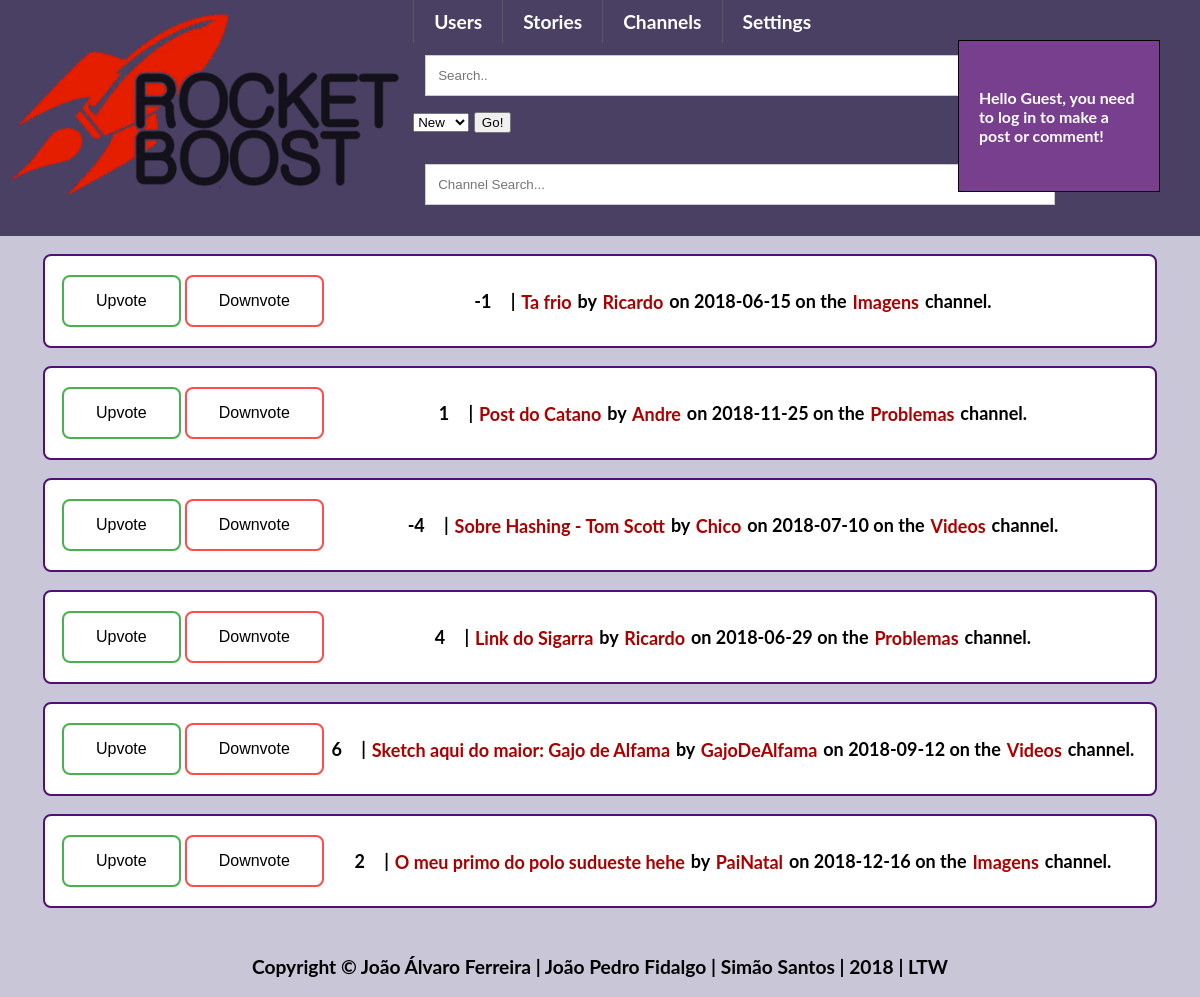
/pages/frontpage.php?sort=comments, run on an earlier commit of the app's database.
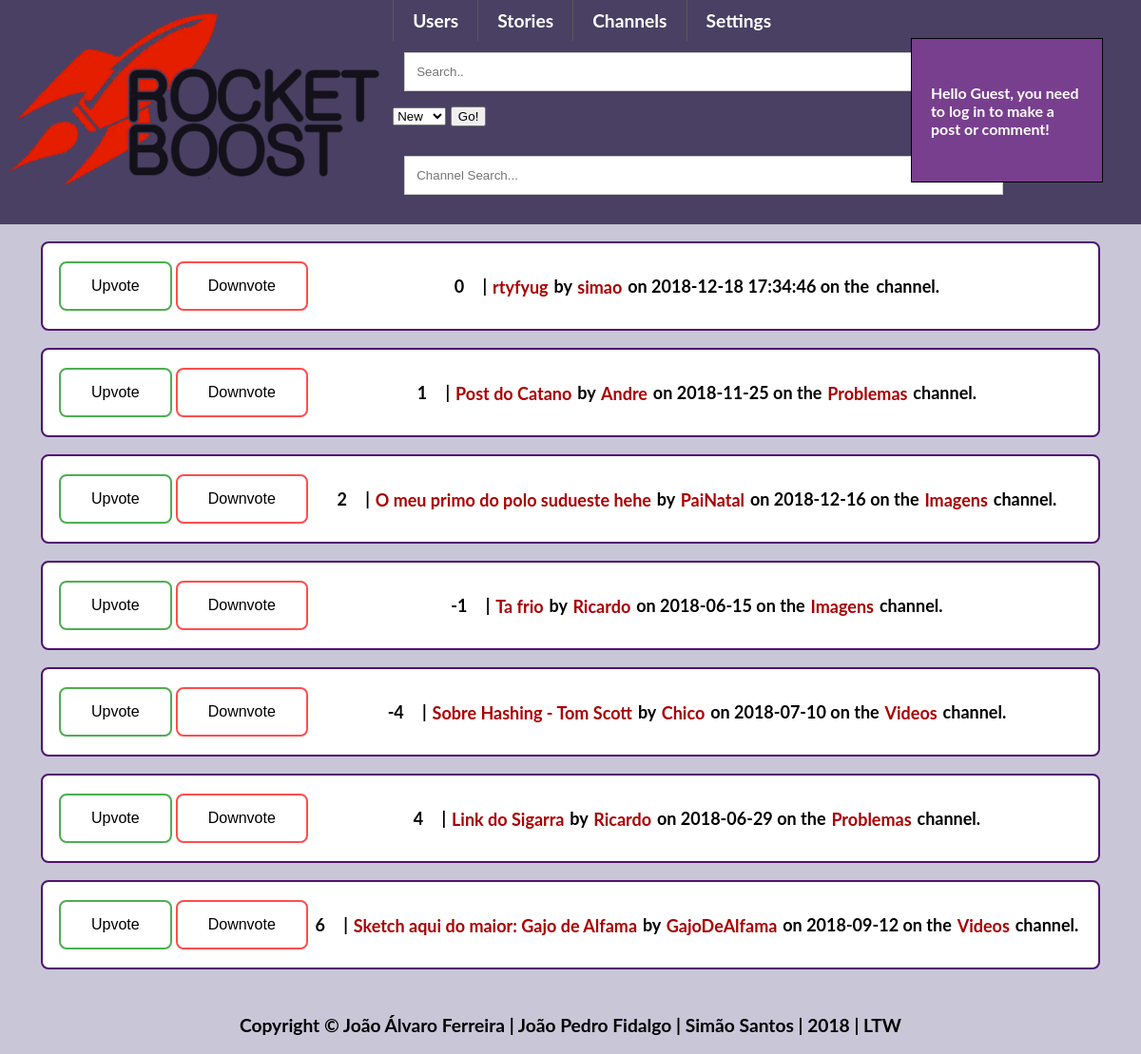
And on a later commit of the database.
### tables this page shows
CREATE TABLE posts
(
    postID INTEGER UNIQUE NOT NULL PRIMARY KEY,
    title VARCHAR NOT NULL,
    content VARCHAR,
    type VARCHAR,
    dateWritten DATETIME,
    username INTEGER REFERENCES users Not NULL,
    channel VARCHAR NOT NULL
);

### templates/post.php (called while the page is built, shortened)
<?php
include_once "../templates/default.php";
?>
  <?php if(isset($_SESSION['username']))
function getVotesPost($id){
    $db = Database::getInstance()->db();
    $stmt = $db->prepare('SELECT * FROM postvotes WHERE postID = ?');
    $stmt->execute(array($id));
    $result = $stmt->fetchAll();
    $votes = 0;
    foreach ($result as $row) {
    if($row['positive'] == 1)
        $votes = $votes+1;
    else $votes = $votes - 1;
    }
    return $votes;
}
function getCommentsPost($id){
    $db = Database::getInstance()->db();
    $stmt = $db->prepare('SELECT * FROM comments WHERE postID = ?');
    $stmt->execute(array($id));
    $result = $stmt->fetchAll();
    return count($result);
}
?>

### pages/frontpage.php (the view, shortened to what this page needs)
<?php
include_once "../templates/default.php";
include_once "../templates/post.php";
draw_header();
draw_posts();
draw_floating_menu();
draw_footer();
function cmpComments($a, $b)
{
    if (getCommentsPost($a['postID']) == getCommentsPost($b['postID'])) {
        return 0;
    }
    return (getCommentsPost($a['postID']) > getCommentsPost($b['postID'])) ? -1 : 1;
}
function draw_posts(){
    $sortType = "points";
if(isset($_GET['sort']))
    $sortType = htmlspecialchars($_GET['sort']);
    $db = Database::getInstance()->db();
    $stmt = $db->prepare('SELECT * FROM posts');
    $stmt->execute();
    $result = $stmt->fetchAll();
    if($sortType == "points")
    usort($result, "cmpPoints");
    else if($sortType == "new")
    usort($result, "cmpDate");
    else if($sortType == "comments")
    usort($result, "cmpComments");
    foreach ($result as $row) {
    $votes = getVotesPost($row['postID']);?>
    <div id="postlist">
        <div class="votes_frontpage">
            <input type="button" value="Upvote">
            <input type="button" value="Downvote">
        </div>
        <div id="post_info">
            <span id="votes"><?php echo $votes?></span>
            <span class="separator"> | </span>
            <a href = "../pages/viewPost.php?id=<?php echo $row['postID']?>"><?php echo $row['title']?></a>
            <span class="separator">by</span>
            <a href = "../pages/viewProfile.php?username=<?php echo $row['username']?>"><?php echo $row['username'];?></a>
            <span class="separator">on</span>
            <?php echo $row['dateWritten']?>
            <span class="separator">on the </span>
             <a href = "../pages/channel.php?id=<?php echo $row['channel']?>"><?php echo $row['channel'];?></a>
            <span class="channel">channel.</span>
        </div>
    </div>
<?php
    }
}
?>

### templates/default.php (shortened to what this page needs)
<?php function draw_header() {
?>
<!DOCTYPE html>
<html lang="en-US">
<head>
    <link href="../css/style.css" rel="stylesheet">
</head>
<body>
    <header id="logo_tabmenu">
   <div id="logo"><a href="../pages/frontpage.php"><img src="images/logo.png" alt="A rocket, site icon"></a></div>
    <nav class="nav">
    <ul>
        <li>
            <a href="#">Users</a>
            </li>
        <li>
            <a href="#">Stories</a>
        </li>
        <li>
            <a href="../pages/viewChannels.php">Channels</a>
        </li>
        <li>
            <a href="#">Settings</a>
        </li>
    </ul>
        <div class="search-container">
    <form action="../pages/search.php">
      <input type="text" placeholder="Search.." name="search">
        <select name="Sort">
    <option value="new">New</option>
  </select>
      <button type="submit">Go!</button>
    </form>
  </div>
        <form>
<input type="text" size="30" placeholder="Channel Search..." onkeyup="draw_channel_search(this.value)">
</form>
</nav>
    </header>
<?php } ?>
<?php function draw_floating_menu() {
?>
       <div id="floatingmenu"><div id ="floatingmenuheader"><h5>Hello <?php if (isset($_SESSION['username']))
    echo $_SESSION['username'];
           else echo "Guest, you need to log in to make a post or comment";?>!</h5>
           </div>
        </div>
<?php }
function draw_footer() { ?>
<div class="footer">
  <p>Copyright &#169; João Álvaro Ferreira | João Pedro Fidalgo | Simão Santos | 2018 | LTW</p>
</div>
<?php
}
?>

### css/style.css (style rules this page uses)
body { margin: 0 auto; --bg-color: #C8C6D7; --main-color: #783F8E; --dark-color: #4F1271; --light-color: #4A4063; background-color: var(--bg-color); font-weight: 700; font-size: 14px; font-size: 120%; font-family: Lato, Arial, sans-serif; transition: box-shadow .2s cubic-bezier(.4,0,1,1),background .2s cubic-bezier(.4,0,.2,1),color .2s cubic-bezier(.4,0,.2,1); }
a:link { position: relative; text-decoration: none; -webkit-transition: all 1s linear; color: #aa0000; padding: 1.5px; -webkit-transition: all 1s linear; }
#logo_tabmenu { background: var(--light-color); display: grid; grid-template-columns: 0.6fr 2fr; }
#logo { padding: 0.5em; }
.footer { position: absolute; margin-top: 0.5em; margin-bottom: 0.5em; width: 100%; color: black; text-align: center; }
.nav ul { *zoom:1; list-style:none; margin:0; padding:0; }
.nav ul:before,.nav ul:after { content:""; display:table; }
.nav ul:after { clear:both; }
.nav ul > li { float:left; position:relative; }
.nav a { display:block; padding:10px 20px; line-height:1.2em; color:#fff; border-left:1px solid #595959; }
input[type=text], input[type=password] { width: 80%; padding: 12px 12px; margin: 12px 12px; display: inline-block; border: 1px solid #ccc; box-sizing: border-box; }
#postlist { display: flex; background-color: white; border: 2px solid var(--dark-color); border-radius: 8px; width: 90%; padding: 15px; margin: 1em; margin-left: auto; margin-right: auto; font-size: 18px; }
#floatingmenu { background-color: var(--main-color); border: 0.5px solid black; color: white; padding: 10px;; width: 15%; z-index: 9; position: absolute; top: 40px; right: 40px; }
#floatingmenuheader { padding: 10px; cursor: move; z-index: 10; color: #fff; }
.votes_frontpage { display: flex; }
.votes_frontpage input:first-child { background-color: white; border: 2px solid #4CAF50; border-radius: 8px; color: black; padding: 15px 32px; text-align: center; text-decoration: none; display: block; font-size: 16px; margin: 4px 2px; cursor: pointer; -webkit-transition-duration: 0.4s; transition-duration: 0.4s; }
.votes_frontpage input:nth-child(2) { background-color: white; border: 2px solid #ff4d4d; border-radius: 8px; color: black; padding: 15px 32px; text-align: center; text-decoration: none; display: block; font-size: 16px; margin: 4px 2px; cursor: pointer; -webkit-transition-duration: 0.4s; transition-duration: 0.4s; }
#post_info { margin: auto; }

What changed in the data, as far as the page shows it:
added posts: votes "0", title "rtyfyug", username "simao", dateWritten "2018-12-18 17:34:46"
shown differently, row unchanged: posts "Post do Catano": moves up the list
shown differently, row unchanged: posts "O meu primo do polo sudueste hehe": moves up the list
